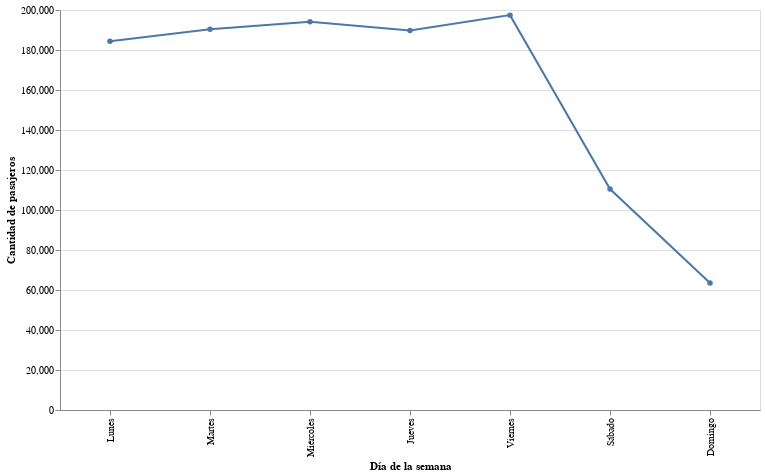

The cell this chart's notebook holds for it:
### Code cell
# Daily sum of boardings and median by day name
df_day_name = (
    df_proc.groupby([pd.Grouper(freq="1D"), "nombre_dia"])["cantidad_pasajeros"]
    .sum()
    .groupby(["nombre_dia"])
    .median()
    .reset_index()
)
plot_boardings_by_day_name(df_day_name)

### Figure 1 — Vega-Lite specification as saved in the notebook (floating-point values rounded to 4 significant figures)
{"config": {"view": {"continuousWidth": 400, "continuousHeight": 300}}, "data": {"name": "data-482685e6a4747fda24e68320b396463d"}, "mark": {"type": "line", "point": true}, "encoding": {"tooltip": [{"type": "nominal", "field": "nombre_dia"}, {"type": "quantitative", "field": "cantidad_pasajeros"}], "x": {"type": "ordinal", "field": "nombre_dia", "sort": ["Lunes", "Martes", "Miércoles", "Jueves", "Viernes", "Sábado", "Domingo"], "title": "Día de la semana"}, "y": {"type": "quantitative", "field": "cantidad_pasajeros", "title": "Cantidad de pasajeros"}}, "height": 400, "width": 700, "$schema": "https://vega.github.io/schema/vega-lite/v4.8.1.json", "datasets": {"data-482685e6a4747fda24e68320b396463d": [{"nombre_dia": "Domingo", "cantidad_pasajeros": 63520.0}, {"nombre_dia": "Jueves", "cantidad_pasajeros": 189800.0}, {"nombre_dia": "Lunes", "cantidad_pasajeros": 184400.0}, {"nombre_dia": "Martes", "cantidad_pasajeros": 190400.0}, {"nombre_dia": "Miércoles", "cantidad_pasajeros": 194100.0}, {"nombre_dia": "Sábado", "cantidad_pasajeros": 110500.0}, {"nombre_dia": "Viernes", "cantidad_pasajeros": 197400.0}]}}
